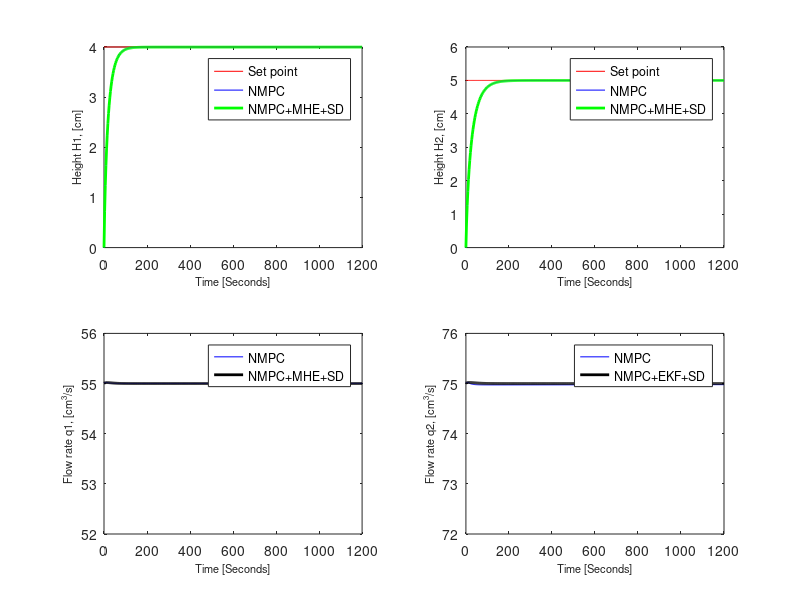
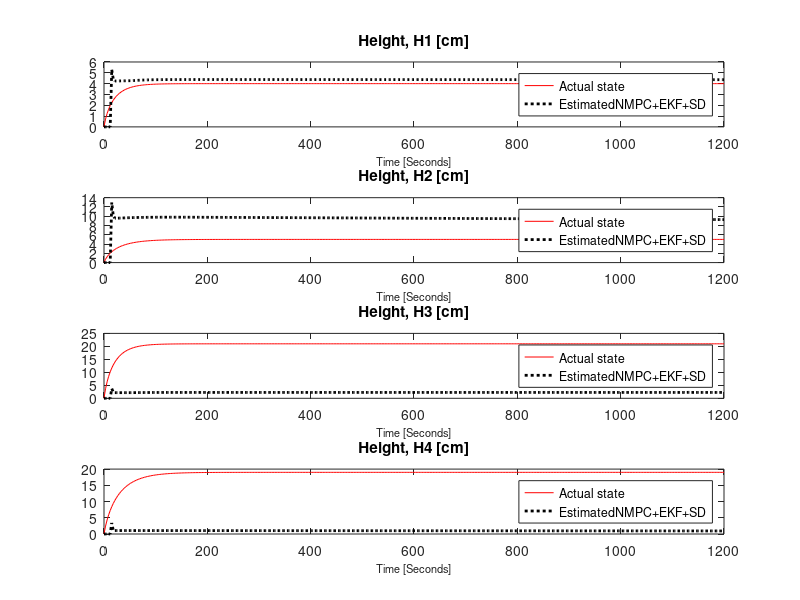
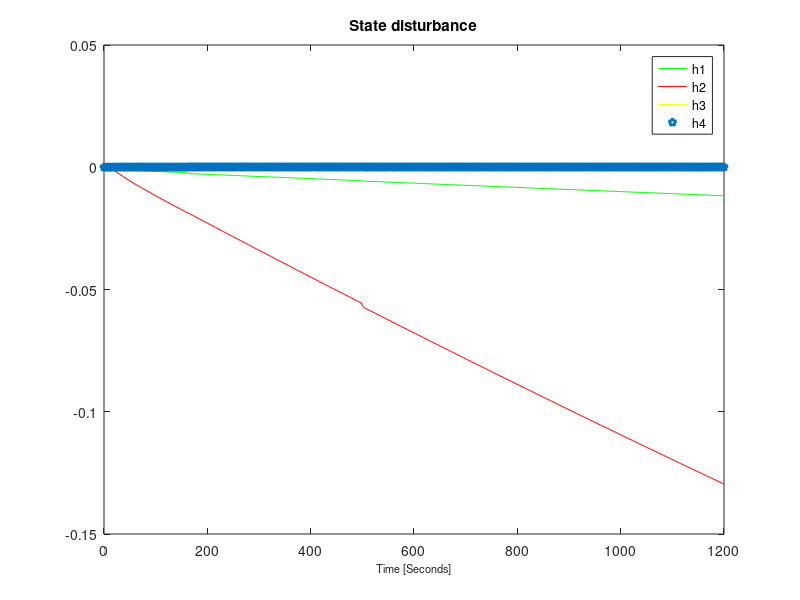

MATLAB code for these plots, in order:
clc
load('NMPC_EKF_SD')
load('NMPC')

figure(1)
subplot(2,2,1)
plot(time, H1_sp, 'r', time, H1_nom_pred, 'b-', time,H1_pred,'g-',  'LineWidth',2);
ylabel('Height H1, [cm]','FontSize' , 8)
xlim([0,1200])
xlabel('Time [Seconds]','FontSize',8)
legend('Set point','NMPC','NMPC+MHE+SD')

subplot(2,2,2)
plot(time, H2_sp, 'r', time, H2_nom_pred, 'b-', time,H2_pred,'g-',  'LineWidth',2);
ylabel('Height H2, [cm]','FontSize' , 8)
xlim([0,1200])
xlabel('Time [Seconds]','FontSize',8)
legend('Set point','NMPC','NMPC+MHE+SD')

subplot(2,2,3)
plot(time, V1, 'b', time, V1_nom,'k-',  'LineWidth',2);
ylabel('Flow rate q1, [cm^3/s]','FontSize' , 8)
xlim([0,1200])
ylim([52,56])
xlabel('Time [Seconds]','FontSize',8)
legend('NMPC','NMPC+MHE+SD')

subplot(2,2,4)
plot(time, V2, 'b', time, V2_nom,'k-',  'LineWidth',2);
ylabel('Flow rate q2, [cm^3/s]','FontSize' , 8)
xlim([0,1200])
ylim([72,76])
xlabel('Time [Seconds]','FontSize',8)
legend('NMPC','NMPC+EKF+SD')

figure(2)
subplot(4,1,1)
plot(time, h1_pred, 'r', time, h1_est, 'k:',  'LineWidth',2);
title('Height, H1 [cm]')
xlabel('Time [Seconds]','FontSize',8)
legend('Actual state','EstimatedNMPC+EKF+SD')

subplot(4,1,2)
plot(time, h2_pred, 'r', time, h2_est, 'k:',  'LineWidth',2);
title('Height, H2 [cm]')
xlabel('Time [Seconds]','FontSize',8)
legend('Actual state','EstimatedNMPC+EKF+SD')

subplot(4,1,3)
plot(time, h3_pred, 'r', time, h3_est, 'k:',  'LineWidth',2);
title('Height, H3 [cm]')
xlabel('Time [Seconds]','FontSize',8)
legend('Actual state','EstimatedNMPC+EKF+SD')

subplot(4,1,4)
plot(time, h4_pred, 'r', time, h4_est, 'k:',  'LineWidth',2);
title('Height, H4 [cm]')
xlabel('Time [Seconds]','FontSize',8)
legend('Actual state','EstimatedNMPC+EKF+SD')

figure(3)
subplot(1,1,1)
plot(time, state1, 'g', time, state2, 'r', time, state3,'y', time, state4, 'p', 'LineWidth',2);
title('State disturbance')
xlabel('Time [Seconds]','FontSize',8)
legend('h1','h2', 'h3', 'h4')
